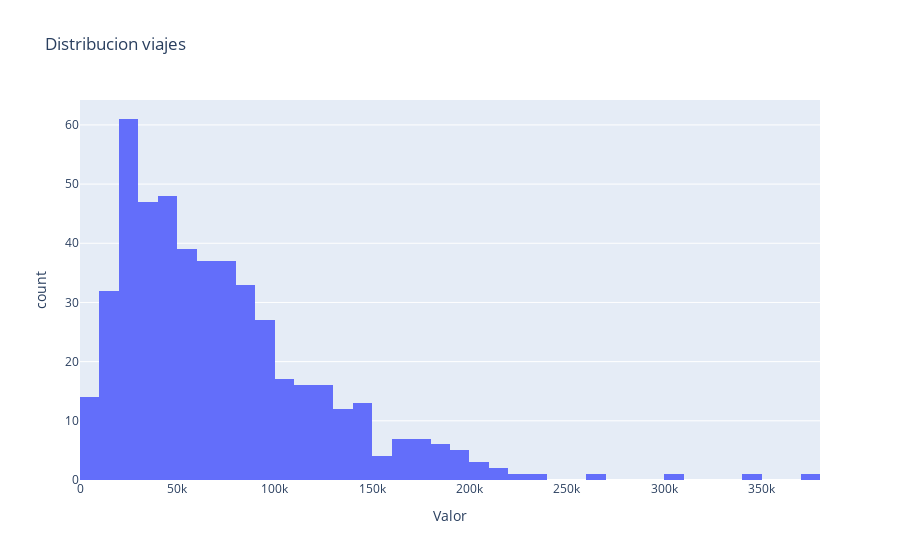

Notebook source saved alongside this figure:
### Code cell
import plotly.express as px

fig = px.histogram(hist_df, x='Valor', title='Distribucion viajes')
fig.show()

### Figure 1 — Plotly figure (JSON) as saved in the notebook; plotly's stock layout.template omitted (floating-point values rounded to 4 significant figures; data arrays with more than 128 entries replaced by an {"elided": "..."} marker saying what was removed)
{"data": [{"bingroup": "x", "hovertemplate": "Valor=%{x}<br>count=%{y}<extra></extra>", "legendgroup": "", "marker": {"color": "#636efa", "pattern": {"shape": ""}}, "name": "", "orientation": "v", "showlegend": false, "type": "histogram", "x": {"elided": "489 int values"}, "xaxis": "x", "yaxis": "y"}], "layout": {"barmode": "relative", "legend": {"tracegroupgap": 0}, "title": {"text": "Distribucion viajes"}, "xaxis": {"anchor": "y", "domain": [0, 1], "title": {"text": "Valor"}}, "yaxis": {"anchor": "x", "domain": [0, 1], "title": {"text": "count"}}}}
